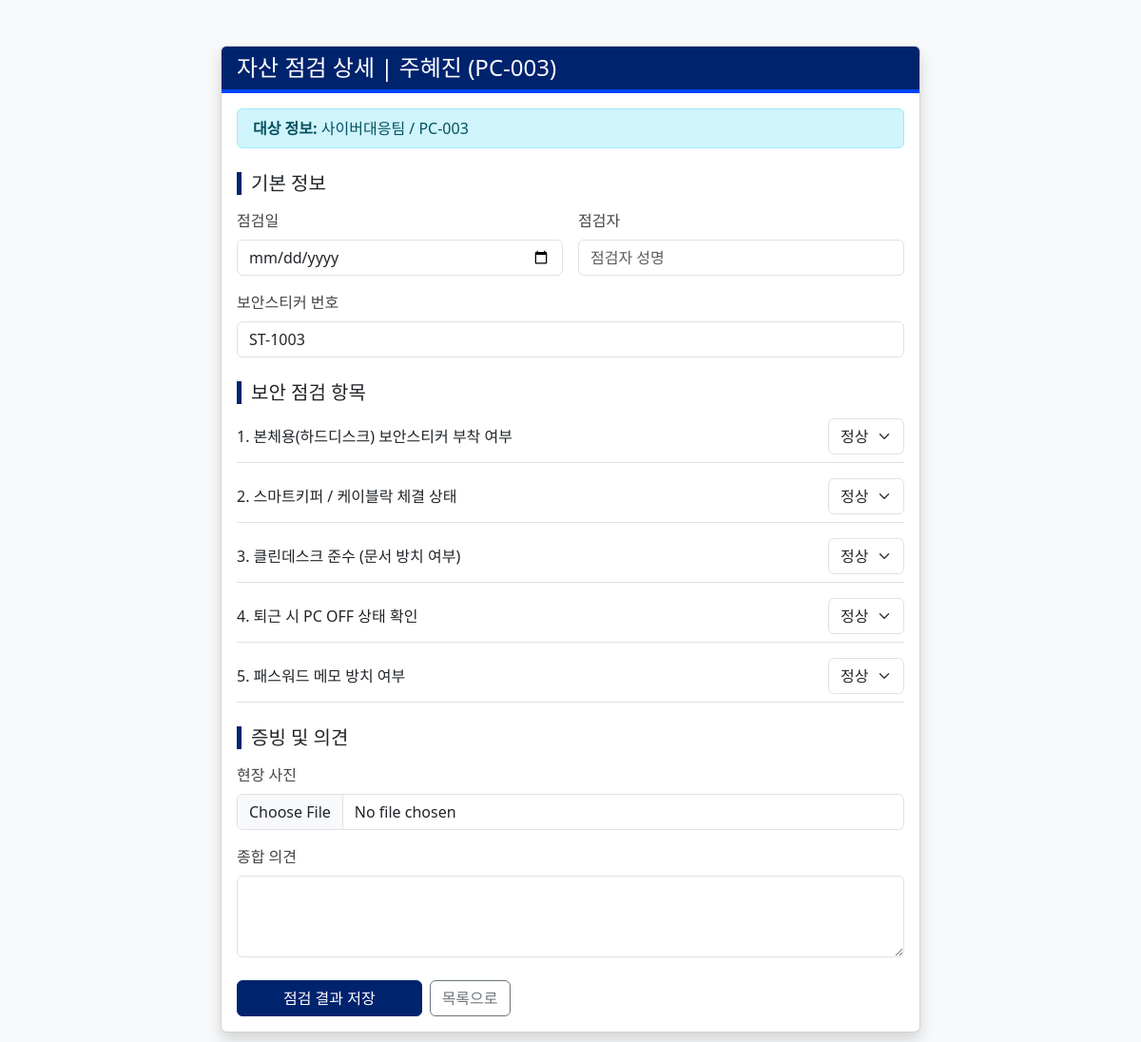
/detail/PC-003, run on the app's committed database.
### tables this page shows
CREATE TABLE users (
        id INTEGER PRIMARY KEY AUTOINCREMENT,
        name TEXT NOT NULL,
        department TEXT NOT NULL,
        asset_no TEXT NOT NULL UNIQUE,
        sticker_no TEXT
    );

### app.py (the view, shortened to what this page needs)
@app.route("/detail/<asset_no>", methods=["GET", "POST"])
def detail(asset_no):
    conn = get_db()
    cur = conn.cursor()
    user = cur.execute("SELECT * FROM users WHERE asset_no=?", (asset_no,)).fetchone()
    if not user:
        conn.close()
        abort(404, description="Unknown asset_no")
    inspection = cur.execute("SELECT * FROM inspections WHERE asset_no=?", (asset_no,)).fetchone()
    conn.close()
    return render_template("detail.html", user=user, inspection=inspection)

### app.py (called while the page is built)
def get_db():
    conn = sqlite3.connect(DB_FILE)
    conn.row_factory = sqlite3.Row
    return conn

### templates/detail.html (shortened to what this page needs)
<!DOCTYPE html>
<html lang="ko">
<head>
    <link href="https://cdn.jsdelivr.net/npm/bootstrap@5.3.0/dist/css/bootstrap.min.css" rel="stylesheet">
</head>
<body>
    <div class="container py-5">
        <div class="row justify-content-center">
            <div class="col-md-8">
                <div class="card shadow">
                    <div class="card-header">
                        <h4 class="mb-0">자산 점검 상세 | {{user.name}} ({{user.asset_no}})</h4>
                    </div>
                    <div class="card-body">
                        <div class="alert alert-info py-2">
                            <strong>대상 정보:</strong> {{user.department}} / {{user.asset_no}}
                        </div>
                        <form method="post" enctype="multipart/form-data">
                            <h5 class="section-title">기본 정보</h5>
                            <div class="row g-3">
                                <div class="col-md-6">
                                    <label class="form-label">점검일</label>
                                    <input type="date" name="inspect_date" class="form-control" required value="{{ inspection.inspect_date if inspection else '' }}">
                                </div>
                                <div class="col-md-6">
                                    <label class="form-label">점검자</label>
                                    <input name="inspector" class="form-control" placeholder="점검자 성명" required value="{{ inspection.inspector if inspection else '' }}">
                                </div>
                                <div class="col-md-12">
                                    <label class="form-label">보안스티커 번호</label>
                                    <input name="sticker_no" class="form-control" value="{{ inspection.sticker_no if inspection else user.sticker_no }}">
                                </div>
                            </div>
                            <h5 class="section-title">보안 점검 항목</h5>
                            <div class="space-y-3">
                                {% set items = [
                                    "본체용(하드디스크) 보안스티커 부착 여부",
                                    "스마트키퍼 / 케이블락 체결 상태",
                                    "클린데스크 준수 (문서 방치 여부)",
                                    "퇴근 시 PC OFF 상태 확인",
                                    "패스워드 메모 방치 여부"
                                ] %}
                                {% for i in range(1,6) %}
                                <div class="mb-3 border-bottom pb-2">
                                    <div class="d-flex justify-content-between align-items-center">
                                        <label class="mb-0">{{i}}. {{items[i-1]}}</label>
                                        <select name="item{{i}}" class="form-select w-auto">
                                            <option value="1" {% if inspection and inspection['item'~i] == 1 %}selected{% endif %}>정상</option>
                                        </select>
                                    </div>
                                </div>
                                {% endfor %}
                            </div>
                            <h5 class="section-title">증빙 및 의견</h5>
                            <div class="mb-3">
                                <label class="form-label">현장 사진</label>
                                <input type="file" name="photo" class="form-control">
                            </div>
                            <div class="mb-4">
                                <label class="form-label">종합 의견</label>
                                <textarea name="comment" class="form-control" rows="3">{{ inspection.comment if inspection else '' }}</textarea>
                            </div>
                            <div class="d-flex gap-2">
                                <button type="submit" class="btn btn-primary px-5">점검 결과 저장</button>
                                <a href="/" class="btn btn-outline-secondary">목록으로</a>
                            </div>
                        </form>
                    </div>
                </div>
            </div>
        </div>
    </div>
</body>
</html>

### templates/detail.html (style rules this page uses)
:root { --shinhan-blue: #00236e; --shinhan-gold: #0046ff; }
body { background-color: #f8f9fa; }
.card-header { background-color: var(--shinhan-blue); color: white; border-bottom: 4px solid var(--shinhan-gold); }
.btn-primary { background-color: var(--shinhan-blue); border-color: var(--shinhan-blue); }
.form-label { fw-bold; color: #444; }
.section-title { border-left: 5px solid var(--shinhan-blue); padding-left: 10px; margin: 25px 0 15px; }

### data on the page
users: name "주혜진", asset_no "PC-003", department "사이버대응팀", sticker_no "ST-1003"

### other printed values
{{ i }} "1" "2" "3" "4" "5"
{{ items[i-1] }} "본체용(하드디스크) 보안스티커 부착 여부" "스마트키퍼 / 케이블락 체결 상태" "클린데스크 준수 (문서 방치 여부)" "퇴근 시 PC OFF 상태 확인" "패스워드 메모 방치 여부"
